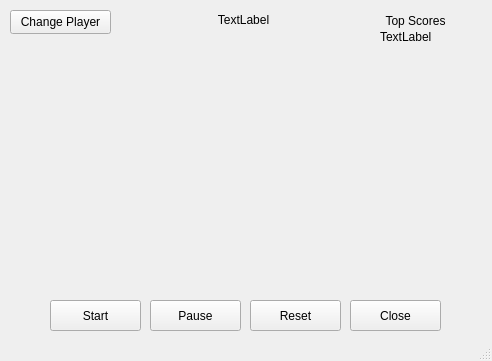
<?xml version="1.0" encoding="UTF-8"?>
<ui version="4.0">
 <class>MainWindow</class>
 <widget class="QMainWindow" name="MainWindow">
  <property name="geometry">
   <rect>
    <x>0</x>
    <y>0</y>
    <width>492</width>
    <height>361</height>
   </rect>
  </property>
  <property name="minimumSize">
   <size>
    <width>492</width>
    <height>361</height>
   </size>
  </property>
  <property name="maximumSize">
   <size>
    <width>492</width>
    <height>361</height>
   </size>
  </property>
  <property name="windowTitle">
   <string>MainWindow</string>
  </property>
  <widget class="QWidget" name="centralwidget">
   <widget class="QPushButton" name="startButton">
    <property name="geometry">
     <rect>
      <x>50</x>
      <y>300</y>
      <width>91</width>
      <height>31</height>
     </rect>
    </property>
    <property name="text">
     <string>Start</string>
    </property>
   </widget>
   <widget class="QPushButton" name="resetButton">
    <property name="geometry">
     <rect>
      <x>250</x>
      <y>300</y>
      <width>91</width>
      <height>31</height>
     </rect>
    </property>
    <property name="text">
     <string>Reset</string>
    </property>
   </widget>
   <widget class="QPushButton" name="pauseButton">
    <property name="geometry">
     <rect>
      <x>150</x>
      <y>300</y>
      <width>91</width>
      <height>31</height>
     </rect>
    </property>
    <property name="text">
     <string>Pause</string>
    </property>
   </widget>
   <widget class="QPushButton" name="closeButton">
    <property name="geometry">
     <rect>
      <x>350</x>
      <y>300</y>
      <width>91</width>
      <height>31</height>
     </rect>
    </property>
    <property name="text">
     <string>Close</string>
    </property>
   </widget>
   <widget class="QLabel" name="label">
    <property name="geometry">
     <rect>
      <x>148</x>
      <y>10</y>
      <width>191</width>
      <height>20</height>
     </rect>
    </property>
    <property name="text">
     <string>TextLabel</string>
    </property>
    <property name="alignment">
     <set>Qt::AlignCenter</set>
    </property>
   </widget>
   <widget class="QPushButton" name="changePlayerButton">
    <property name="geometry">
     <rect>
      <x>10</x>
      <y>10</y>
      <width>101</width>
      <height>24</height>
     </rect>
    </property>
    <property name="text">
     <string>Change Player</string>
    </property>
   </widget>
   <widget class="QLabel" name="topLabel">
    <property name="geometry">
     <rect>
      <x>360</x>
      <y>10</y>
      <width>111</width>
      <height>21</height>
     </rect>
    </property>
    <property name="text">
     <string>Top Scores</string>
    </property>
    <property name="alignment">
     <set>Qt::AlignCenter</set>
    </property>
   </widget>
   <widget class="QLabel" name="scoreLabel">
    <property name="geometry">
     <rect>
      <x>380</x>
      <y>30</y>
      <width>101</width>
      <height>261</height>
     </rect>
    </property>
    <property name="text">
     <string>TextLabel</string>
    </property>
    <property name="alignment">
     <set>Qt::AlignLeading|Qt::AlignLeft|Qt::AlignTop</set>
    </property>
   </widget>
  </widget>
  <widget class="QStatusBar" name="statusbar"/>
 </widget>
 <resources/>
 <connections/>
</ui>
